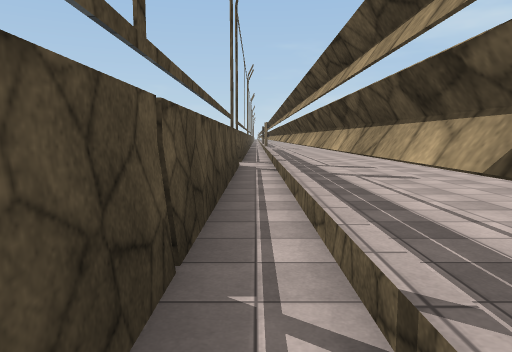
View 1 (above)

17 first-person views from a walk through a Unity game level. The camera is 1.4 m above the floor, tilts 6° down and sees 70° across. The floor is counted in squares, 2 m on a side. Each view is taken from the middle of a square. On the plan, view 1 faces up. The plan holds only what a view shows up to about 11 squares ahead; the rest is blank. The place goes on beyond the plan. The player character is not drawn. Surface patterns are stand-ins for the level's own textures.

View 2
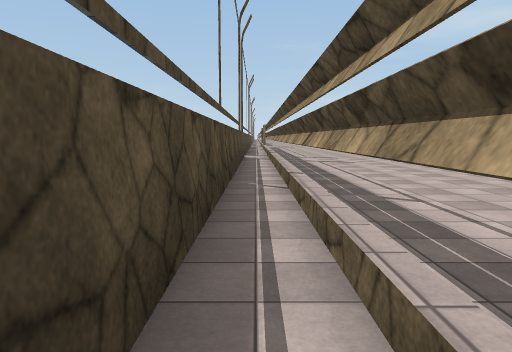

View 3
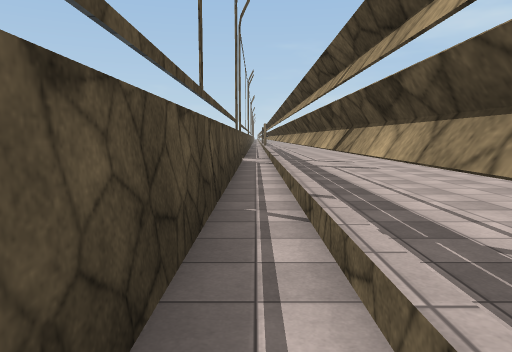

View 4
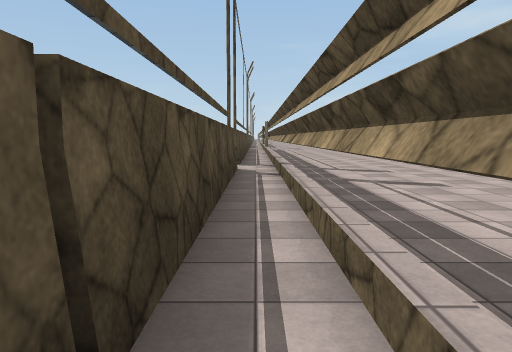

View 5
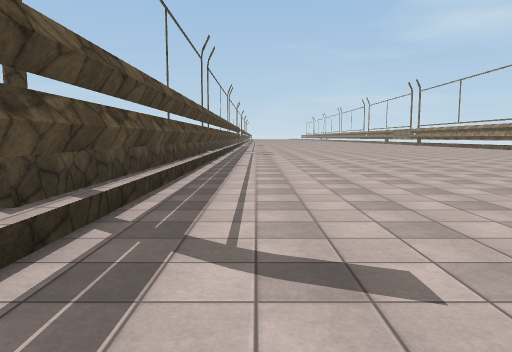

View 6
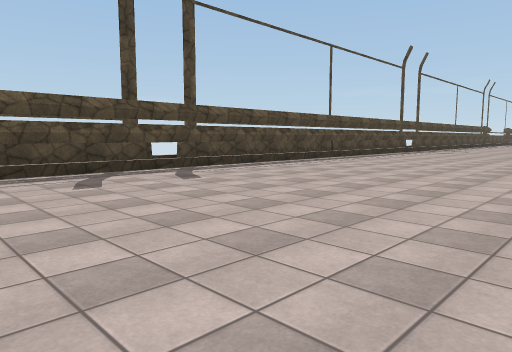

View 7
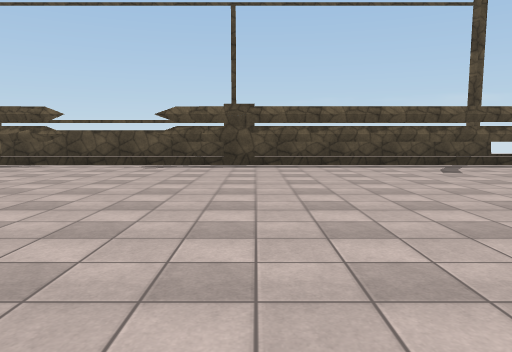

View 8
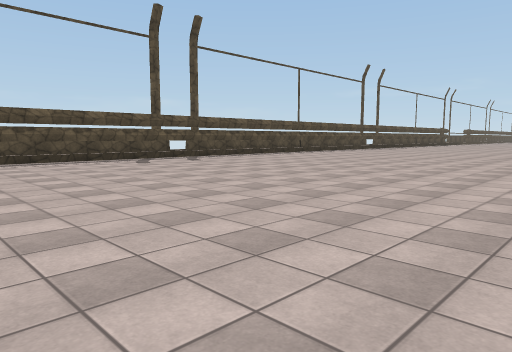

View 9
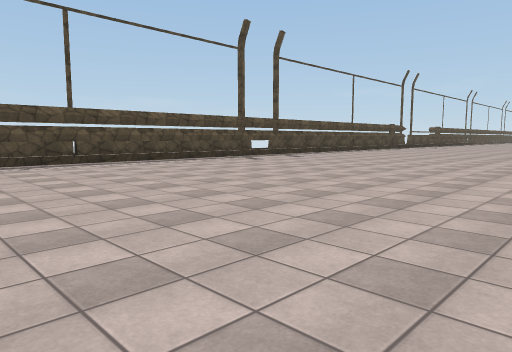

View 10
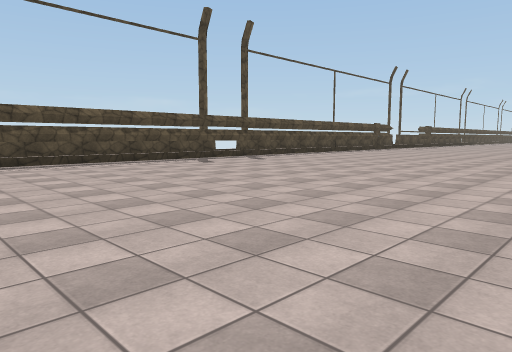

View 11
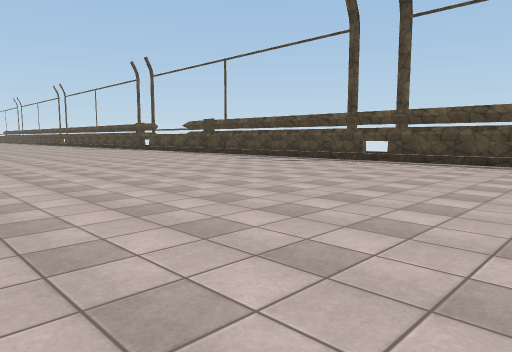

View 12
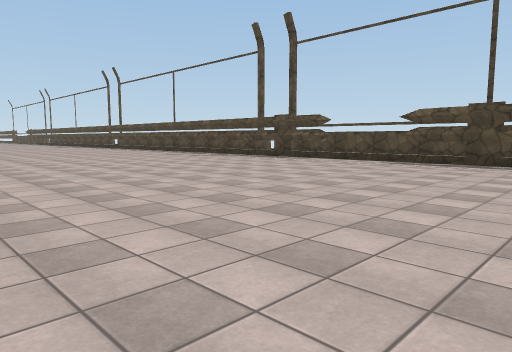

View 13
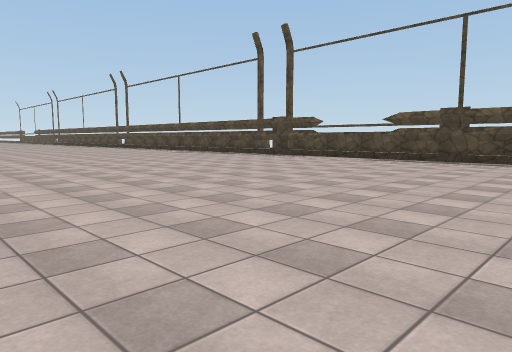

View 14
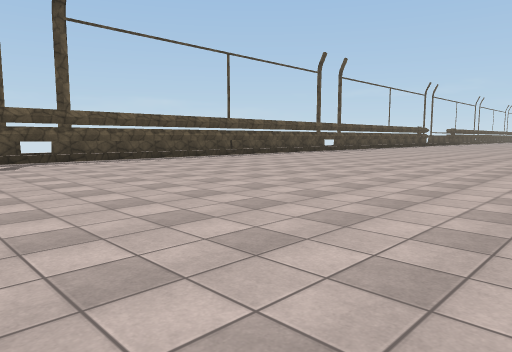

View 15
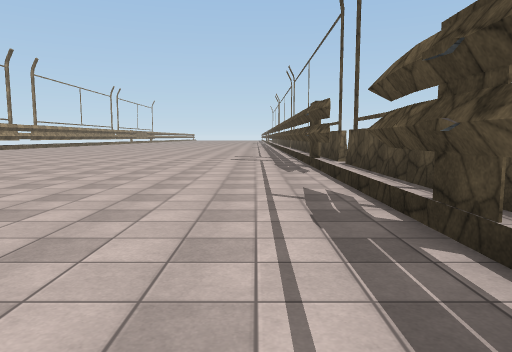

View 16
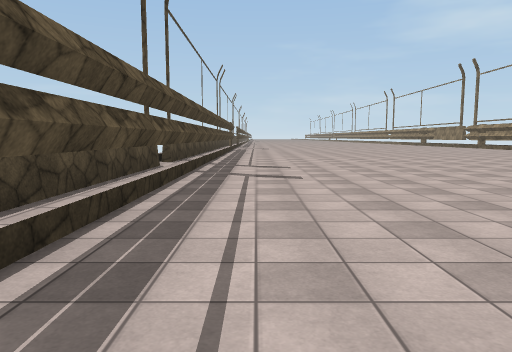

View 17
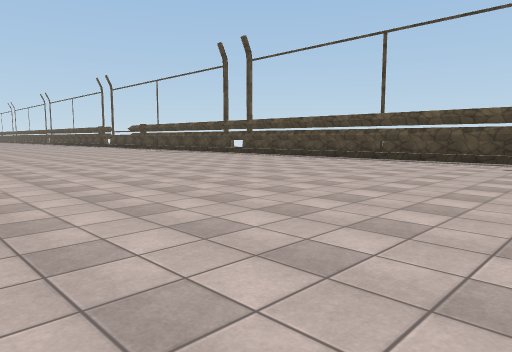

### Floor plan
Key: @ floor where view 1 was taken; # wall or solid block; x gap in a wall; . floor; T thing the floor can be seen under or through.
Columns run from 1 left of view 1 to 12 right of it. Each row starts with its distance up from view 1.
  9 x.#........
  8 #.#...........
  7 #.#...........
  6 #.#...........
  5 #.#...........
  4 #.#..........
  3 #.#..........
  2 #.#..........
  1 #.#..........
  0 #@#..........
 -1 #.#..........
 -2 #.#..........
 -3 #.#..........
 -4 #.T..........
 -5 #.T..........
 -6  .T...........
 -7 #.T...........
 -8 # T...........
 -9 # T...........
-10 # #...........
-11 # #...........
-12 # T...........
-13 #.T...........
-14 #.T...........
-15 #.T..........
-16 #............
-17 #............
-18 #.#..........
-19 #.#.........

Where each view was taken, in squares from view 1:
view 1: 0 up, 0 right, facing up
view 2: 4 down, 0 right, facing up
view 3: 2 down, 0 right, facing up
view 4: 1 up, 0 right, facing up
view 5: 9 down, 2 right, facing up
view 6: 11 down, 8 right, facing up-left
view 7: 13 down, 10 right, facing left
view 8: 14 down, 12 right, facing up-left
view 9: 2 down, 11 right, facing up-left
view 10: 0 up, 11 right, facing up-left
view 11: 0 up, 11 right, facing down-left
view 12: 11 down, 11 right, facing down-left
view 13: 10 down, 12 right, facing down-left
view 14: 9 down, 12 right, facing up-left
view 15: 11 down, 2 right, facing down
view 16: 0 up, 2 right, facing up
view 17: 8 up, 12 right, facing down-left
